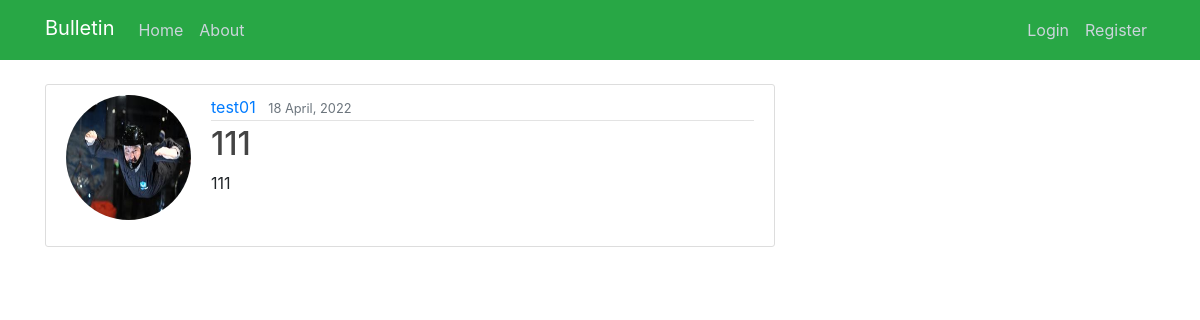
Screenshot of /home/4/ with the database file from the repository.
### myboardapp/models.py (models this page shows, shortened)
class Bulletin(models.Model):
    title = models.CharField(max_length=100, blank=True)
    author = models.ForeignKey(User, on_delete=models.CASCADE)
    content = models.TextField()
    file = models.FileField(upload_to='profile_bulletins',
                                             blank=True,
                                             )
    bulletin_category = models.ForeignKey(CategoryModel, on_delete=models.CASCADE)
    date_created = models.DateTimeField(default=timezone.now)

### users/models.py (models this page shows, shortened)
class Profile(models.Model):
    user = models.OneToOneField(User, on_delete=models.CASCADE)
    image = models.ImageField(default='default.jpg', upload_to='profile_pics')

### myboardapp/views.py (the view)
# urls.py: path('home/<int:pk>/', PostDetailView.as_view(), name='bulletin-detail'),
class PostDetailView(DetailView):
    model = Bulletin

### myboardapp/templates/myboardapp/bulletin_detail.html (shortened to what this page needs)
{% extends "myboardapp/base.html" %}
{% load static %}
{% block content %}
<main role="main" class="container">
    <div class="row">
        <div class="col-md-8">
            <article class="media content-section">
                <img class="rounded-circle account-img" src="{{ object.author.profile.image.url }}">
                    <div class="media-body">
                        <div class="article-metadata">
                          <a class="mr-2" href="#">{{ object.author }}</a>
                          <small class="text-muted">{{ object.date_created|date:"d F, Y" }}</small>
                        </div>
                    <h2 class="article-title">{{ object.title }}</h2>
                <p class="article-content">{{ object.content }}</p>
              </div>
            </article>
        </div>
    </div>
</main>
{% endblock content %}

### myboardapp/static/myboardapp/mail.css (style rules this page uses)
h1, h2, h3, h4, h5, h6 { color: #444444; }
.content-section { background: #ffffff; padding: 10px 20px; border: 1px solid #dddddd; border-radius: 3px; margin-bottom: 20px; }
.article-title { color: #444444; }
.article-content { white-space: pre-line; }
.article-metadata { padding-bottom: 1px; margin-bottom: 4px; border-bottom: 1px solid #e3e3e3 }
.account-img { height: 125px; width: 125px; margin-right: 20px; margin-bottom: 16px; }

### rows the page displays
Bulletin: author.profile.image (picture), author "test01", date_created "18 April, 2022", title "111", content "111"
